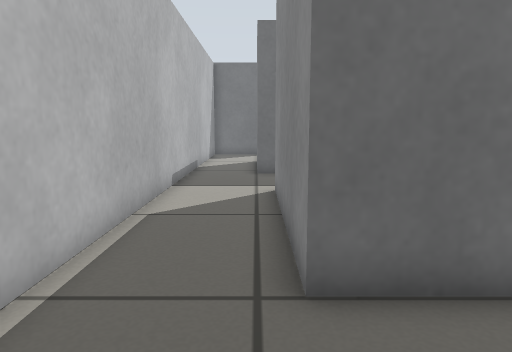
View 1 (above)

24 first-person views from a walk through a Gazebo world. The camera is 0.5 m above the floor, tilts 8° down and sees 70° across. The floor is counted in squares, 0.25 m on a side. Each view is taken from the middle of a square. On the plan, view 1 faces up. The plan holds only what a view shows up to about 19 squares ahead; the rest is blank.

View 2
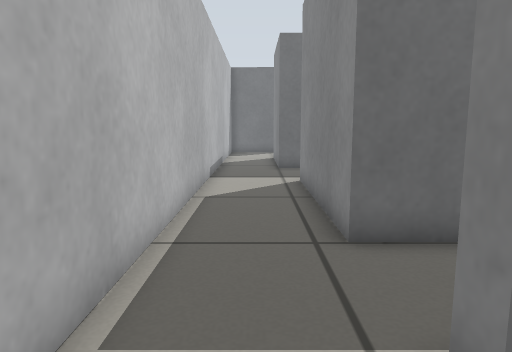

View 3
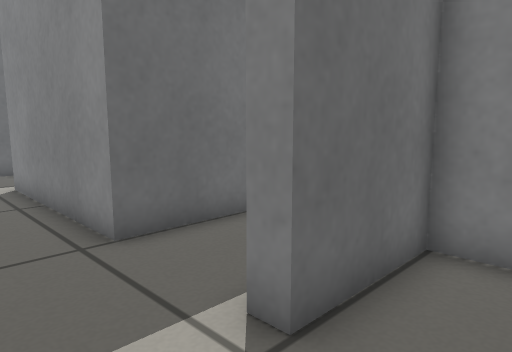

View 4
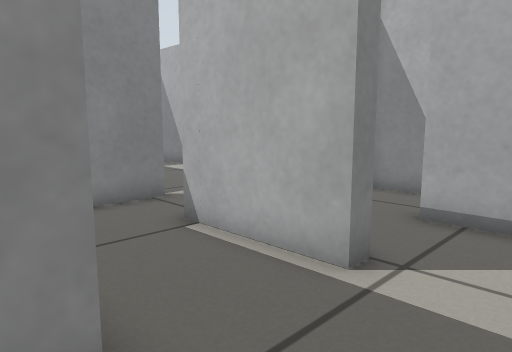

View 5
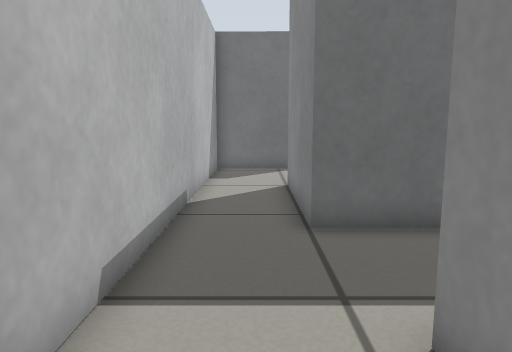

View 6
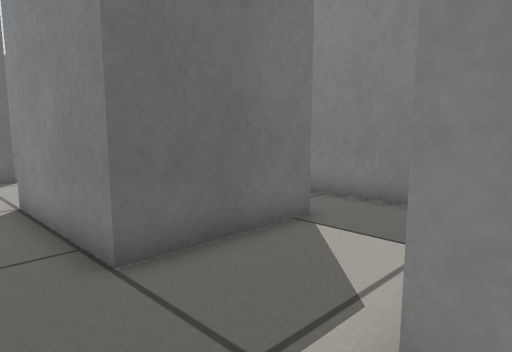

View 7
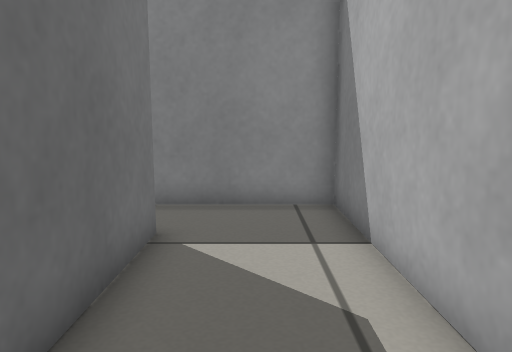

View 8
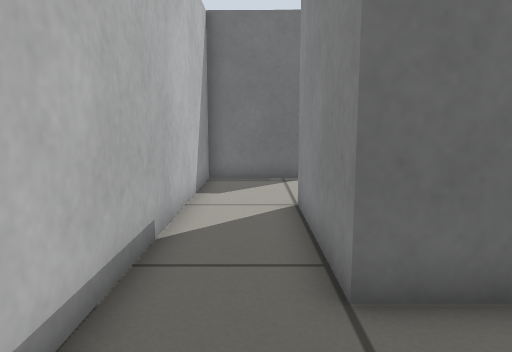

View 9
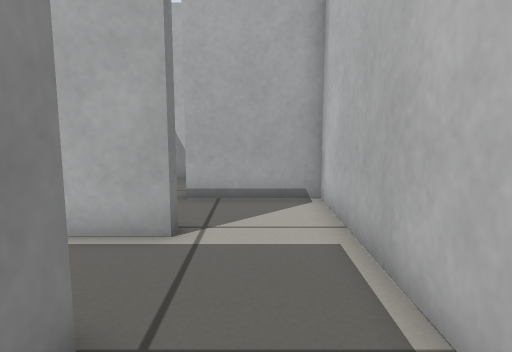

View 10
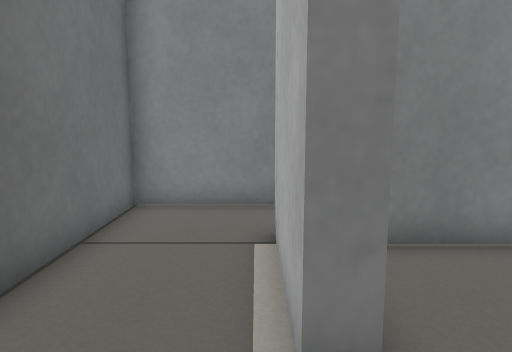

View 11
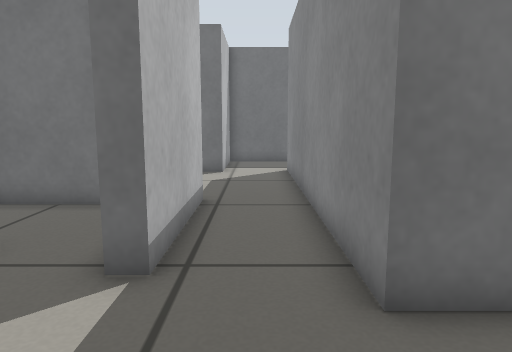

View 12
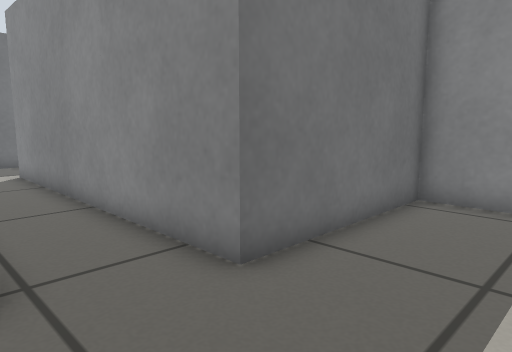

View 13
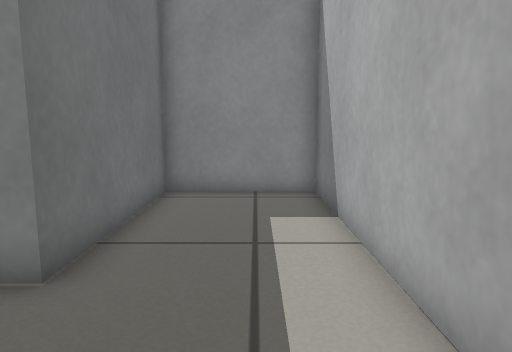

View 14
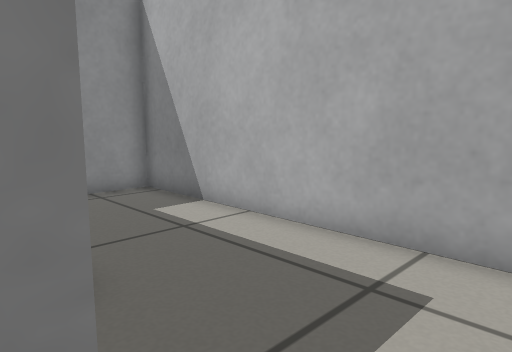

View 15
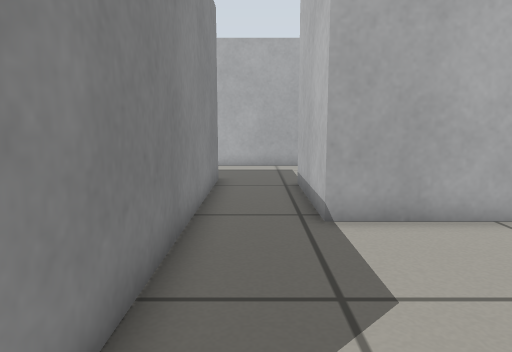

View 16
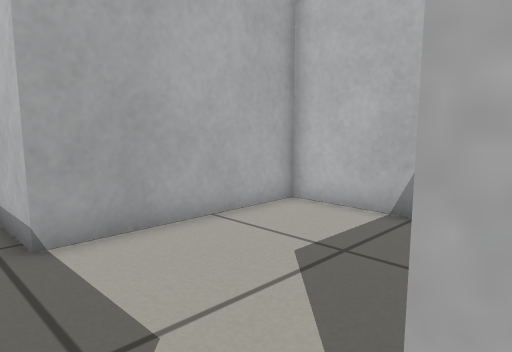

View 17
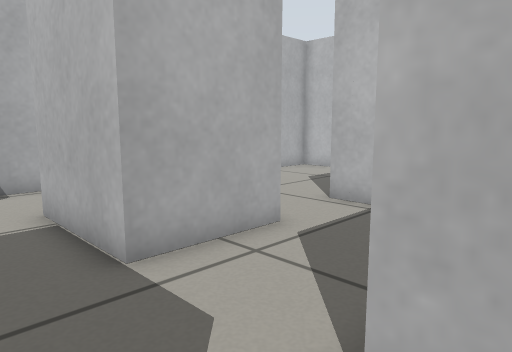

View 18
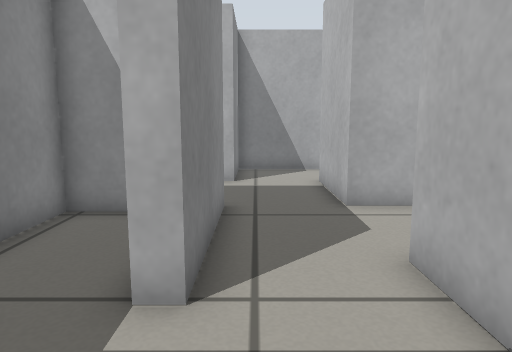

View 19
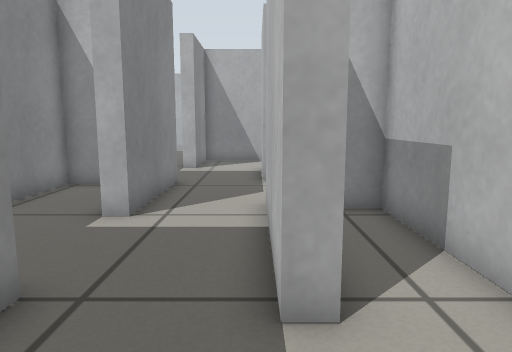

View 20
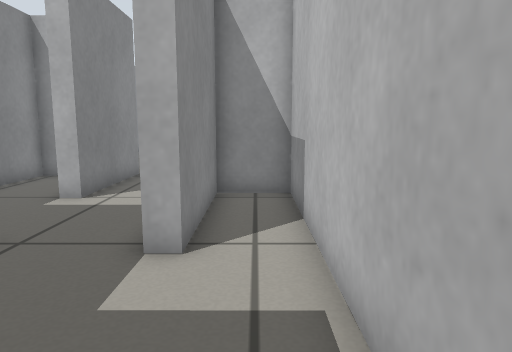

View 21
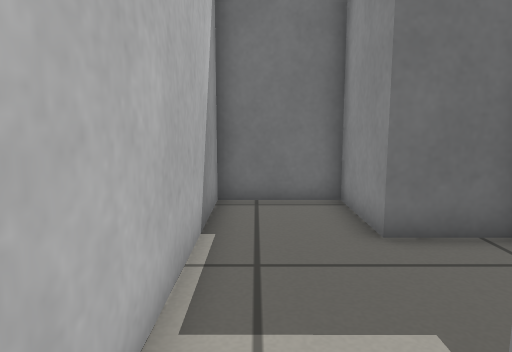

View 22
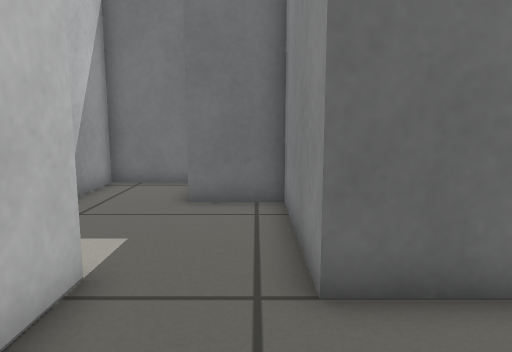

View 23
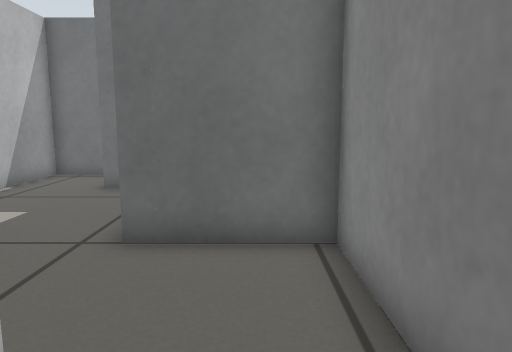

View 24
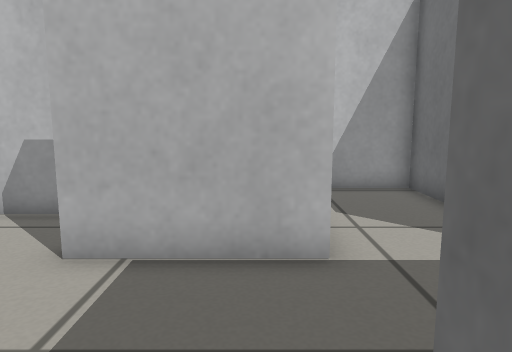

### Floor plan
Ten units are one square. View 1 is at (0, 0); x grows to the right and y downward. Boxes are objects, and circles mark ways between rooms. Rooms are numbered by the first view taken in them; rooms with no view inside come last. Other rooms are left out.
<svg viewBox="-33 -290 242 353">
<path fill="none" stroke="#000" d="M-28 -14 -28 28 10 28M39 24 39 -1 6 -1 6 -7M46 -148 1 -148 1 -201M6 -7 46 -7M76 4 70 4 70 -40 6 -40 6 -111 70 -111 70 -167M10 -246 -28 -246 -28 -14M69 58 84 58M84 58 168 58 168 13 104 13 104 -44M76 -46 76 4M112 -148 76 -148 76 -114M104 -111 137 -111M137 -165 137 -148M168 -112 168 -162M76 -114 76 -104 66 -104M12 -80 12 -46 76 -46M104 -44 104 -111M168 -162 175 -162M137 -205 137 -165M143 -253 143 -285 110 -285 110 -154 131 -154 131 -205 137 -205M189 -118 204 -118 204 -200 168 -200M168 -71 174 -71M175 -112 168 -112M168 -200 168 -253 143 -253M146 -37 168 -37 168 -71M137 -111 137 -70"/>
<circle cx="-10" cy="-5" r="3" fill="#2a7"/>
<circle cx="75" cy="30" r="3" fill="#2a7"/>
<circle cx="90" cy="-50" r="3" fill="#2a7"/>
<circle cx="90" cy="-110" r="3" fill="#2a7"/>
<circle cx="155" cy="-155" r="3" fill="#2a7"/>
<circle cx="155" cy="-110" r="3" fill="#2a7"/>
<circle cx="170" cy="-180" r="3" fill="#2a7"/>
<circle cx="155" cy="-200" r="3" fill="#2a7"/>
<circle cx="140" cy="-225" r="3" fill="#2a7"/>
<circle cx="170" cy="-90" r="3" fill="#2a7"/>
<circle cx="155" cy="-70" r="3" fill="#2a7"/>
<text x="0" y="10">1</text>
<text x="0" y="-100">2</text>
<text x="120" y="30">3</text>
<text x="130" y="-130">4</text>
<text x="60" y="-80">5</text>
<text x="160" y="-180">6</text>
<text x="130" y="-230">7</text>
<text x="180" y="-160">8</text>
<text x="180" y="-30">9</text>
<text x="150" y="-230">10</text>
<text x="150" y="-60">11</text>
<text x="150" y="-90">12</text>
</svg>
Room 1 opens to room 2. Room 2 opens to room 3. Room 3 opens to room 5. Room 4 opens to room 5. Room 4 opens to room 6. Room 4 opens to room 12. Room 6 opens to room 8. Room 6 opens to room 10. Room 7 opens to room 10. Room 9 opens to room 12. Room 11 opens to room 12.

Where each view was taken, in squares from view 1:
view 1: 0 up, 0 right, facing up
view 2: 2 down, 1 left, facing up
view 3: 2 down, 2 left, facing up-right
view 4: 5 up, 2 left, facing down-right
view 5: 8 up, 1 left, facing up
view 6: 10 up, 2 left, facing up-right
view 7: 13 up, 2 left, facing right
view 8: 11 up, 1 left, facing up
view 9: 7 up, 1 left, facing down
view 10: 1 up, 2 left, facing right
view 11: 5 down, 9 right, facing up
view 12: 5 down, 7 right, facing up-right
view 13: 4 down, 6 right, facing right
view 14: 0 up, 6 right, facing down-right
view 15: 12 up, 9 right, facing down
view 16: 11 up, 9 right, facing down-left
view 17: 16 up, 16 right, facing down-left
view 18: 20 up, 16 right, facing down
view 19: 24 up, 14 right, facing down
view 20: 26 up, 12 right, facing down
view 21: 19 up, 12 right, facing up
view 22: 16 up, 16 right, facing up
view 23: 14 up, 19 right, facing up
view 24: 10 up, 19 right, facing left
